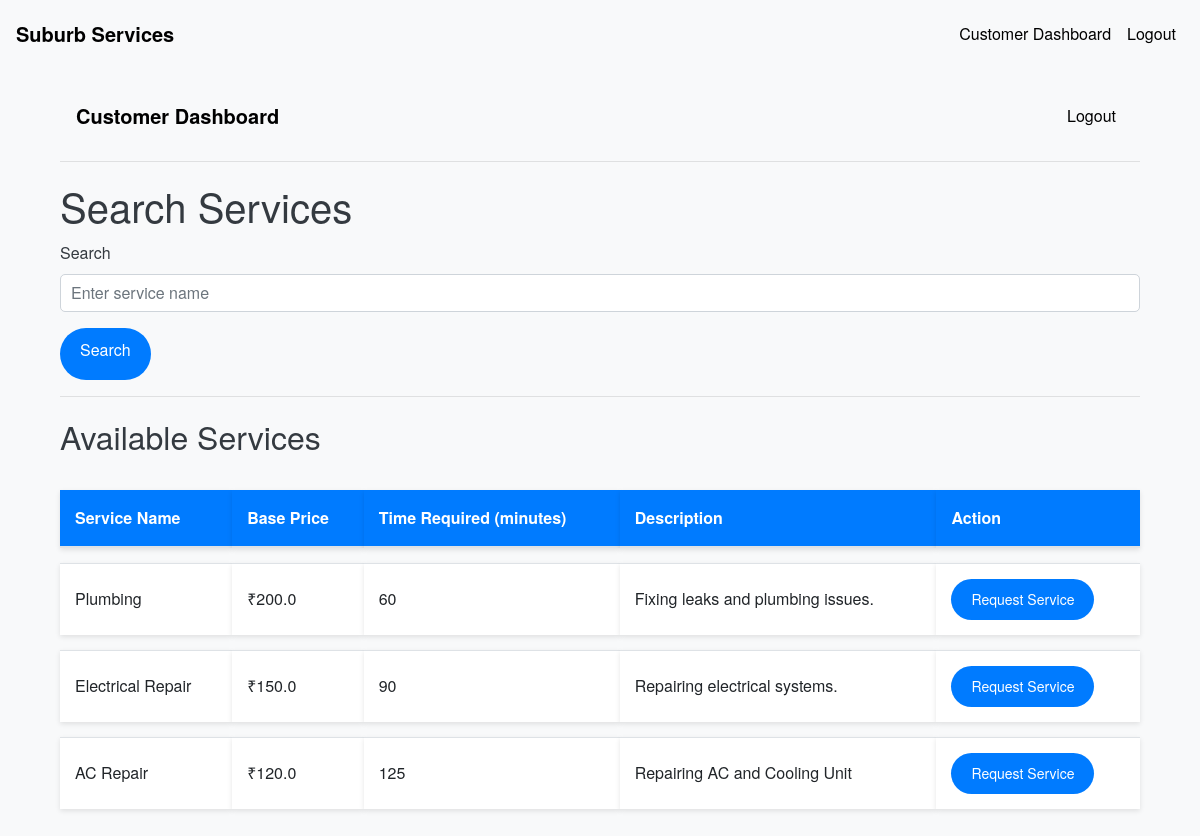
Before: /customer/search_service (signed in) with the older database file.
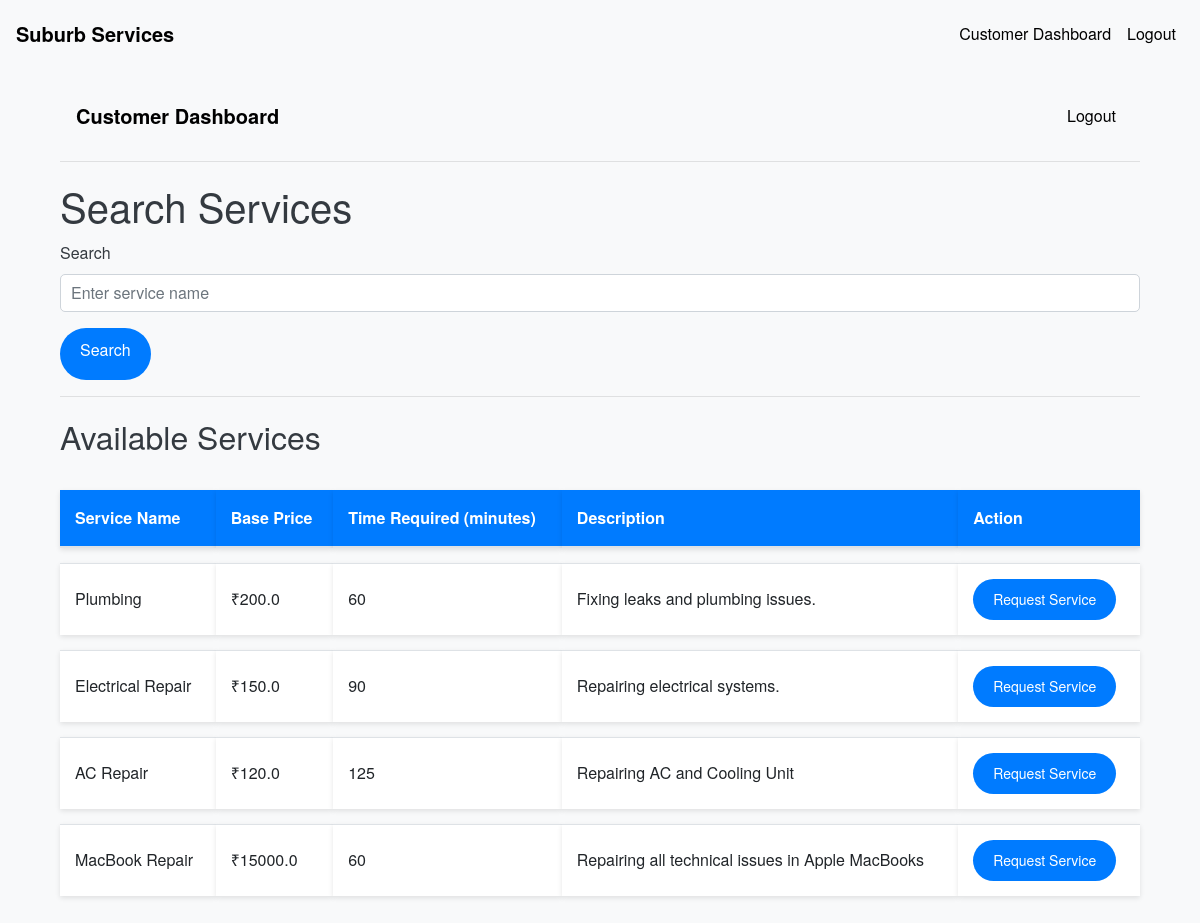
After: the same page with the newer database file.
### models.py (models this page shows, shortened)
class Service(db.Model):
    __tablename__ = 'services'
    id = db.Column(db.Integer, nullable =False, primary_key=True)
    name = db.Column(db.String(100), nullable=False)
    base_price = db.Column(db.Float, nullable=False)
    time_required = db.Column(db.Integer, nullable=False)
    description = db.Column(db.Text)

### routes.py (the view)
@app.route('/customer/search_service', methods=['GET', 'POST'])
@login_required
def search_services():
    if current_user.role != 'customer':
        flash('Access denied.')
        return redirect(url_for('index'))
    form = SearchForm()
    services = Service.query.all()
    if form.validate_on_submit():
        search_term = form.search_term.data
        services = Service.query.filter(Service.name.ilike(f'%{search_term}%')).all()
    return render_template('search_services.html', services=services, form=form)

### forms.py
class SearchForm(FlaskForm):
    search_term = StringField('Search', validators=[DataRequired()])
    submit = SubmitField('Search')

### app.py (called while the page is built)
@login_manager.user_loader
def load_user(user_id):
    return User.query.get(int(user_id))

### templates/search_services.html (shortened to what this page needs)
{% extends 'base.html' %}
{% block content %}
<div class="container mt-4">
    <nav class="navbar navbar-expand-lg navbar-light bg-light">
        <a class="navbar-brand" href="{{ url_for('customer_dashboard') }}">Customer Dashboard</a>
        <div class="collapse navbar-collapse" id="navbarNav">
            <ul class="navbar-nav ml-auto">
                <li class="nav-item">
                    <a class="nav-link" href="{{ url_for('logout') }}">Logout</a>
                </li>
            </ul>
        </div>
    </nav>
    <hr>
    <h1>Search Services</h1>
    <form method="POST">
        <div class="form-group">
            {{ form.search_term.label }}
            {{ form.search_term(class="form-control", placeholder="Enter service name") }}
        </div>
        <button type="submit" class="btn btn-primary">{{ form.submit.label }}</button>
    </form>
    <hr>
    <h2>Available Services</h2>
    {% if services %}
    <table class="table table-striped">
        <thead>
            <tr>
                <th>Service Name</th>
                <th>Base Price</th>
                <th>Time Required (minutes)</th>
                <th>Description</th>
                <th>Action</th>
            </tr>
        </thead>
        <tbody>
            {% for service in services %}
            <tr>
                <td>{{ service.name }}</td>
                <td>₹{{ service.base_price }}</td>
                <td>{{ service.time_required }}</td>
                <td>{{ service.description }}</td>
                <td>
                    <a href="{{ url_for('request_service', service_id=service.id) }}" class="btn btn-sm btn-primary">Request Service</a>
                </td>
            </tr>
            {% endfor %}
        </tbody>
    </table>
    {% else %}
    <p>No services found.</p>
    {% endif %}
</div>
{% endblock %}

Changed rows visible on the page:
added Service: name "MacBook Repair", base_price "15000.0", time_required "60", description "Repairing all technical issues in Apple MacBooks"
